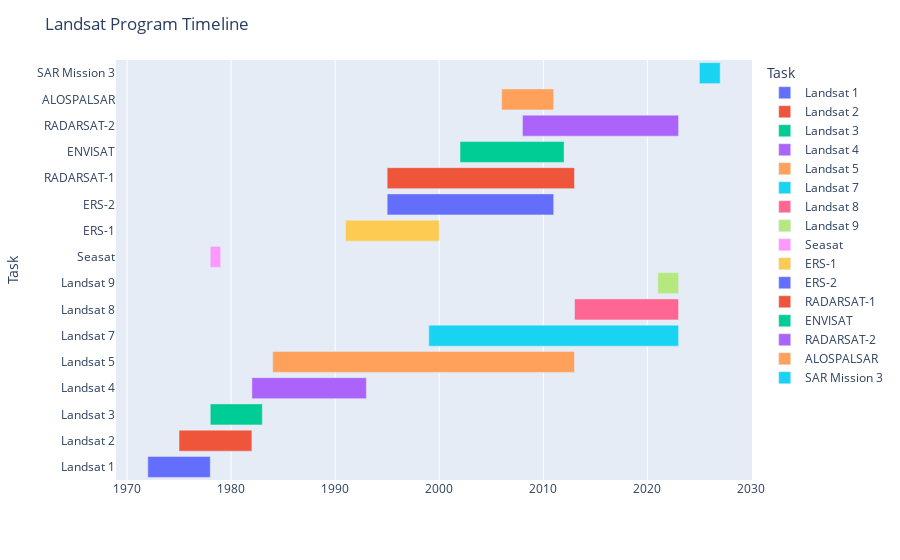

This figure's notebook cell:
### Code cell
import plotly.express as px
import pandas as pd

# Define the Landsat program timeline
landsat_program = {
    'Landsat 1': ('1972', '1978'),
    'Landsat 2': ('1975', '1982'),
    'Landsat 3': ('1978', '1983'),
    'Landsat 4': ('1982', '1993'),
    'Landsat 5': ('1984', '2013'),
    'Landsat 7': ('1999', '2023'),
    'Landsat 8': ('2013', '2023'),
    'Landsat 9': ('2021', '2023'),
    
    'Seasat': ('1978', '1979'),
    'ERS-1': ('1991', '2000'),
    'ERS-2': ('1995', '2011'),
    'RADARSAT-1': ('1995', '2013'),
    'ENVISAT': ('2002', '2012'),
    'RADARSAT-2': ('2008', '2023'),
    'ALOSPALSAR': ('2006', '2011'),
    'SAR Mission 3': ('2025', '2027'),
}

# Convert the dictionary to a DataFrame
df = pd.DataFrame(landsat_program.items(), columns=['Task', 'Dates'])
print (df)  
df[['Start', 'Finish']] = pd.DataFrame(df['Dates'].tolist(), index=df.index)
df.drop('Dates', axis=1, inplace=True)

# Convert start and end dates to datetimes
df['Start'] = pd.to_datetime(df['Start'], format='%Y')
df['Finish'] = pd.to_datetime(df['Finish'], format='%Y')

# Create the timeline plot with different colors for each task
fig = px.timeline(df, x_start="Start", x_end="Finish", y="Task", color="Task")
fig.update_layout(title_text='Landsat Program Timeline')
fig.update_yaxes(autorange="reversed")

# Show the plot
fig.show()

### Figure 1 — Plotly figure (JSON) as saved in the notebook; plotly's stock layout.template omitted (floating-point values rounded to 4 significant figures)
{"data": [{"alignmentgroup": "True", "base": ["1972-01-01T00:00:00"], "hovertemplate": "Task=%{y}<br>Start=%{base}<br>Finish=%{x}<extra></extra>", "legendgroup": "Landsat 1", "marker": {"color": "#636efa", "pattern": {"shape": ""}}, "name": "Landsat 1", "offsetgroup": "Landsat 1", "orientation": "h", "showlegend": true, "textposition": "auto", "type": "bar", "x": [189388800000], "xaxis": "x", "y": ["Landsat 1"], "yaxis": "y"}, {"alignmentgroup": "True", "base": ["1975-01-01T00:00:00"], "hovertemplate": "Task=%{y}<br>Start=%{base}<br>Finish=%{x}<extra></extra>", "legendgroup": "Landsat 2", "marker": {"color": "#EF553B", "pattern": {"shape": ""}}, "name": "Landsat 2", "offsetgroup": "Landsat 2", "orientation": "h", "showlegend": true, "textposition": "auto", "type": "bar", "x": [220924800000], "xaxis": "x", "y": ["Landsat 2"], "yaxis": "y"}, {"alignmentgroup": "True", "base": ["1978-01-01T00:00:00"], "hovertemplate": "Task=%{y}<br>Start=%{base}<br>Finish=%{x}<extra></extra>", "legendgroup": "Landsat 3", "marker": {"color": "#00cc96", "pattern": {"shape": ""}}, "name": "Landsat 3", "offsetgroup": "Landsat 3", "orientation": "h", "showlegend": true, "textposition": "auto", "type": "bar", "x": [157766400000], "xaxis": "x", "y": ["Landsat 3"], "yaxis": "y"}, {"alignmentgroup": "True", "base": ["1982-01-01T00:00:00"], "hovertemplate": "Task=%{y}<br>Start=%{base}<br>Finish=%{x}<extra></extra>", "legendgroup": "Landsat 4", "marker": {"color": "#ab63fa", "pattern": {"shape": ""}}, "name": "Landsat 4", "offsetgroup": "Landsat 4", "orientation": "h", "showlegend": true, "textposition": "auto", "type": "bar", "x": [347155200000], "xaxis": "x", "y": ["Landsat 4"], "yaxis": "y"}, {"alignmentgroup": "True", "base": ["1984-01-01T00:00:00"], "hovertemplate": "Task=%{y}<br>Start=%{base}<br>Finish=%{x}<extra></extra>", "legendgroup": "Landsat 5", "marker": {"color": "#FFA15A", "pattern": {"shape": ""}}, "name": "Landsat 5", "offsetgroup": "Landsat 5", "orientation": "h", "showlegend": true, "textposition": "auto", "type": "bar", "x": [915235200000], "xaxis": "x", "y": ["Landsat 5"], "yaxis": "y"}, {"alignmentgroup": "True", "base": ["1999-01-01T00:00:00"], "hovertemplate": "Task=%{y}<br>Start=%{base}<br>Finish=%{x}<extra></extra>", "legendgroup": "Landsat 7", "marker": {"color": "#19d3f3", "pattern": {"shape": ""}}, "name": "Landsat 7", "offsetgroup": "Landsat 7", "orientation": "h", "showlegend": true, "textposition": "auto", "type": "bar", "x": [757382400000], "xaxis": "x", "y": ["Landsat 7"], "yaxis": "y"}, {"alignmentgroup": "True", "base": ["2013-01-01T00:00:00"], "hovertemplate": "Task=%{y}<br>Start=%{base}<br>Finish=%{x}<extra></extra>", "legendgroup": "Landsat 8", "marker": {"color": "#FF6692", "pattern": {"shape": ""}}, "name": "Landsat 8", "offsetgroup": "Landsat 8", "orientation": "h", "showlegend": true, "textposition": "auto", "type": "bar", "x": [315532800000], "xaxis": "x", "y": ["Landsat 8"], "yaxis": "y"}, {"alignmentgroup": "True", "base": ["2021-01-01T00:00:00"], "hovertemplate": "Task=%{y}<br>Start=%{base}<br>Finish=%{x}<extra></extra>", "legendgroup": "Landsat 9", "marker": {"color": "#B6E880", "pattern": {"shape": ""}}, "name": "Landsat 9", "offsetgroup": "Landsat 9", "orientation": "h", "showlegend": true, "textposition": "auto", "type": "bar", "x": [63072000000], "xaxis": "x", "y": ["Landsat 9"], "yaxis": "y"}, {"alignmentgroup": "True", "base": ["1978-01-01T00:00:00"], "hovertemplate": "Task=%{y}<br>Start=%{base}<br>Finish=%{x}<extra></extra>", "legendgroup": "Seasat", "marker": {"color": "#FF97FF", "pattern": {"shape": ""}}, "name": "Seasat", "offsetgroup": "Seasat", "orientation": "h", "showlegend": true, "textposition": "auto", "type": "bar", "x": [31536000000], "xaxis": "x", "y": ["Seasat"], "yaxis": "y"}, {"alignmentgroup": "True", "base": ["1991-01-01T00:00:00"], "hovertemplate": "Task=%{y}<br>Start=%{base}<br>Finish=%{x}<extra></extra>", "legendgroup": "ERS-1", "marker": {"color": "#FECB52", "pattern": {"shape": ""}}, "name": "ERS-1", "offsetgroup": "ERS-1", "orientation": "h", "showlegend": true, "textposition": "auto", "type": "bar", "x": [283996800000], "xaxis": "x", "y": ["ERS-1"], "yaxis": "y"}, {"alignmentgroup": "True", "base": ["1995-01-01T00:00:00"], "hovertemplate": "Task=%{y}<br>Start=%{base}<br>Finish=%{x}<extra></extra>", "legendgroup": "ERS-2", "marker": {"color": "#636efa", "pattern": {"shape": ""}}, "name": "ERS-2", "offsetgroup": "ERS-2", "orientation": "h", "showlegend": true, "textposition": "auto", "type": "bar", "x": [504921600000], "xaxis": "x", "y": ["ERS-2"], "yaxis": "y"}, {"alignmentgroup": "True", "base": ["1995-01-01T00:00:00"], "hovertemplate": "Task=%{y}<br>Start=%{base}<br>Finish=%{x}<extra></extra>", "legendgroup": "RADARSAT-1", "marker": {"color": "#EF553B", "pattern": {"shape": ""}}, "name": "RADARSAT-1", "offsetgroup": "RADARSAT-1", "orientation": "h", "showlegend": true, "textposition": "auto", "type": "bar", "x": [568080000000], "xaxis": "x", "y": ["RADARSAT-1"], "yaxis": "y"}, {"alignmentgroup": "True", "base": ["2002-01-01T00:00:00"], "hovertemplate": "Task=%{y}<br>Start=%{base}<br>Finish=%{x}<extra></extra>", "legendgroup": "ENVISAT", "marker": {"color": "#00cc96", "pattern": {"shape": ""}}, "name": "ENVISAT", "offsetgroup": "ENVISAT", "orientation": "h", "showlegend": true, "textposition": "auto", "type": "bar", "x": [315532800000], "xaxis": "x", "y": ["ENVISAT"], "yaxis": "y"}, {"alignmentgroup": "True", "base": ["2008-01-01T00:00:00"], "hovertemplate": "Task=%{y}<br>Start=%{base}<br>Finish=%{x}<extra></extra>", "legendgroup": "RADARSAT-2", "marker": {"color": "#ab63fa", "pattern": {"shape": ""}}, "name": "RADARSAT-2", "offsetgroup": "RADARSAT-2", "orientation": "h", "showlegend": true, "textposition": "auto", "type": "bar", "x": [473385600000], "xaxis": "x", "y": ["RADARSAT-2"], "yaxis": "y"}, {"alignmentgroup": "True", "base": ["2006-01-01T00:00:00"], "hovertemplate": "Task=%{y}<br>Start=%{base}<br>Finish=%{x}<extra></extra>", "legendgroup": "ALOSPALSAR", "marker": {"color": "#FFA15A", "pattern": {"shape": ""}}, "name": "ALOSPALSAR", "offsetgroup": "ALOSPALSAR", "orientation": "h", "showlegend": true, "textposition": "auto", "type": "bar", "x": [157766400000], "xaxis": "x", "y": ["ALOSPALSAR"], "yaxis": "y"}, {"alignmentgroup": "True", "base": ["2025-01-01T00:00:00"], "hovertemplate": "Task=%{y}<br>Start=%{base}<br>Finish=%{x}<extra></extra>", "legendgroup": "SAR Mission 3", "marker": {"color": "#19d3f3", "pattern": {"shape": ""}}, "name": "SAR Mission 3", "offsetgroup": "SAR Mission 3", "orientation": "h", "showlegend": true, "textposition": "auto", "type": "bar", "x": [63072000000], "xaxis": "x", "y": ["SAR Mission 3"], "yaxis": "y"}], "layout": {"barmode": "overlay", "legend": {"title": {"text": "Task"}, "tracegroupgap": 0}, "margin": {"t": 60}, "title": {"text": "Landsat Program Timeline"}, "xaxis": {"anchor": "y", "domain": [0, 1], "type": "date"}, "yaxis": {"anchor": "x", "autorange": "reversed", "categoryarray": ["SAR Mission 3", "ALOSPALSAR", "RADARSAT-2", "ENVISAT", "RADARSAT-1", "ERS-2", "ERS-1", "Seasat", "Landsat 9", "Landsat 8", "Landsat 7", "Landsat 5", "Landsat 4", "Landsat 3", "Landsat 2", "Landsat 1"], "categoryorder": "array", "domain": [0, 1], "title": {"text": "Task"}}}}
